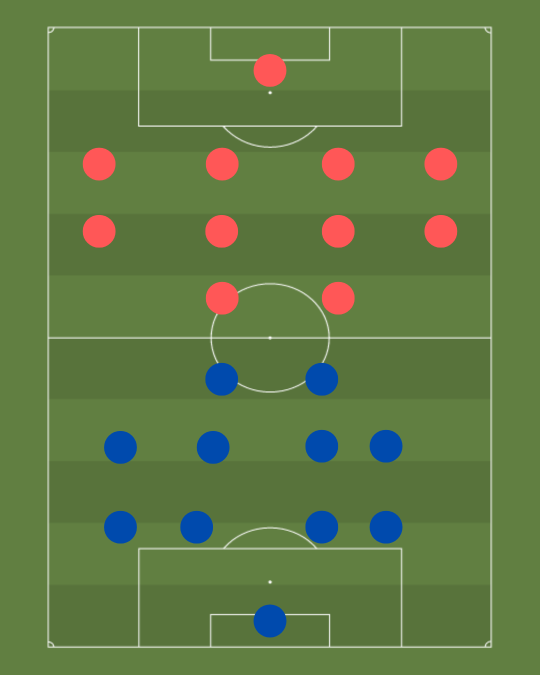
#> input picture Soccerfield.png, 1080 x 1350 px, found by its file name (shown at 1/2 size)
$ python Vision.py
#> lines starting #> are read from the running program, lines starting #| are printed output that depends on the picture; after the words box and inside, x2 and y2 are one past the last pixel; in counts of white or black regions, pixels touching at a corner belong together
import cv2
import numpy as np

print("OpenCV Test")
# Load picture
image = cv2.imread(r"C:\Users\mathi\OneDrive\Uni\SanFran\Undervisning\AI\VSCodeVirtual\Soccer_AI\Soccerfield.png")
#> image is the input picture: shape (1350, 1080, 3); mean B, G, R 68.6, 122, 97.4

if image is None:
    print("Couldn't load file, check path")
    exit()


# Original picture
resized_image = cv2.resize(image, (1000, 1000))
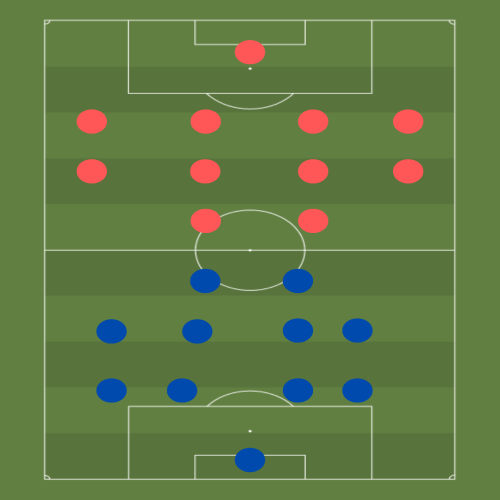
#> resized_image: shape (1000, 1000, 3) (shown at 1/2 size); mean B, G, R 68.6, 122, 97.3
cv2.imshow("Original", resized_image)
cv2.waitKey(0)

# Convert to grayscale
#gray = cv2.cvtColor(image, cv2.COLOR_BGR2GRAY)
#cv2.imshow("Graatoner", gray)

################## FIND RED CIRCLES ##################

# Covert to HSV
hsv = cv2.cvtColor(resized_image, cv2.COLOR_BGR2HSV)
#> hsv: shape (1000, 1000, 3); mean H, S, V 45.1, 126.2, 128.7

# Hue Saturation Value, for red
lower_red1 = np.array([0, 100, 100])      # darker red
upper_red1 = np.array([10, 255, 255])
mask1 = cv2.inRange(hsv, lower_red1, upper_red1)
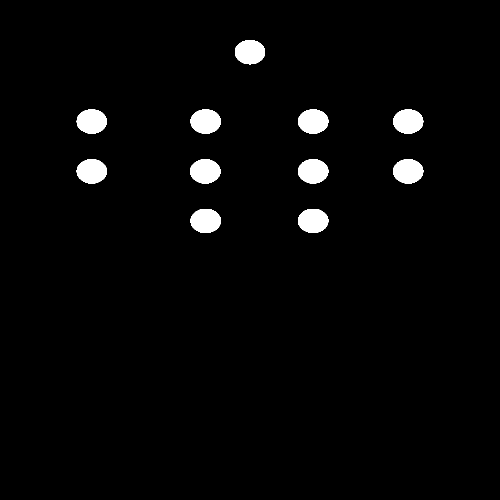
#> mask1: shape (1000, 1000) (shown at 1/2 size); 2.6% white; 11 white regions, largest, box (x1, y1, x2, y2) and area: (380, 318, 441, 367) 2335, (596, 318, 657, 367) 2333, (381, 219, 442, 267) 2332

# Clean for noice
kernel = np.ones((5, 5), np.uint8)
mask_clean = cv2.morphologyEx(mask1, cv2.MORPH_OPEN, kernel, iterations=1)
#> mask_clean: shape (1000, 1000); 2.6% white; 11 white regions
mask_clean = cv2.morphologyEx(mask_clean, cv2.MORPH_CLOSE, kernel, iterations=1)

# Find counters - areas with same color
contours, _ = cv2.findContours(mask_clean, cv2.RETR_EXTERNAL, cv2.CHAIN_APPROX_SIMPLE)
#> contours = 11 contours; largest, box (x1, y1, x2, y2) and area: (380, 318, 441, 367) 2257, (596, 318, 657, 367) 2254, (381, 219, 442, 267) 2254, (596, 219, 657, 267) 2252, (786, 318, 847, 367) 2250

circles = []
for cnt in contours:
    area = cv2.contourArea(cnt)
    if area < 50:
        continue  # removes small noise

    perimeter = cv2.arcLength(cnt, True)
    if perimeter == 0:
        continue

    # Locate circular shapes, 1 = perfect circle
    circularity = 4 * np.pi * area / (perimeter * perimeter)
    if circularity > 0.7:
        (x, y), radius = cv2.minEnclosingCircle(cnt)
        x, y, radius = int(x), int(y), int(radius)
        circles.append((x, y, radius))
        # Draw circle on image
        cv2.circle(resized_image, (x, y), radius, (0, 255, 0), 2)
        cv2.circle(resized_image, (x, y), 2, (0, 255, 0), -1)
#> this loop made 11 passes
#> (area, perimeter, circularity, x, y) on passes 1 to 11: (2246, 178.9, 0.882, 625, 441), (2249, 178.9, 0.884, 411, 441), (2250.5, 180.3, 0.87, 815, 342), (2254.5, 180.3, 0.872, 625, 342), (2257, 179.7, 0.878, 410, 342), (2250, 179.7, 0.876, 183, 342), (2243, 178, 0.889, 815, 242), (2252, 178.9, 0.885, 625, 242), (2254, 178.9, 0.885, 411, 242), (2244, 178, 0.89, 183, 242), (2241, 178, 0.889, 499, 103)
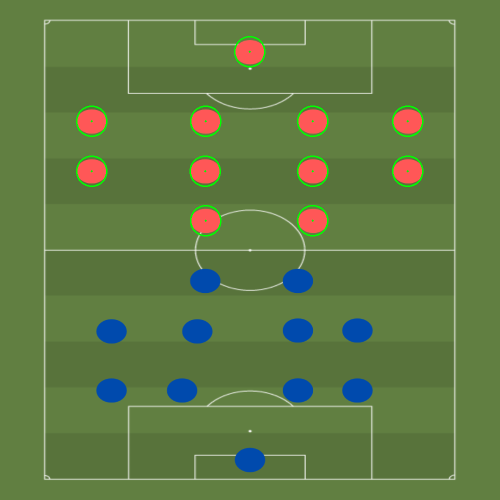
#> resized_image: shape (1000, 1000, 3) (shown at 1/2 size); 0.63% of pixels changed, all inside (x1, y1, x2, y2) = (152, 72, 847, 473)
#> after the loop, circles = [(625, 441, 30), (411, 441, 30), (815, 342, 30), (625, 342, 30), (410, 342, 30), (183, 342, 30), (815, 242, 30), (625, 242, 30), (411, 242, 30), (183, 242, 30), (499, 103, 30)]

# View picutre with and without mask
cv2.imshow("Red mask (clean)", mask_clean)
cv2.imshow("Detected red circles", resized_image)


# Print number of circles found
print(f"Number of red cirkeles: {len(circles)}")
#| Number of red cirkeles: 11

################## FIND RED CIRCLES - END ##################

# wait for key press and close windows
cv2.waitKey(0)
cv2.destroyAllWindows()
